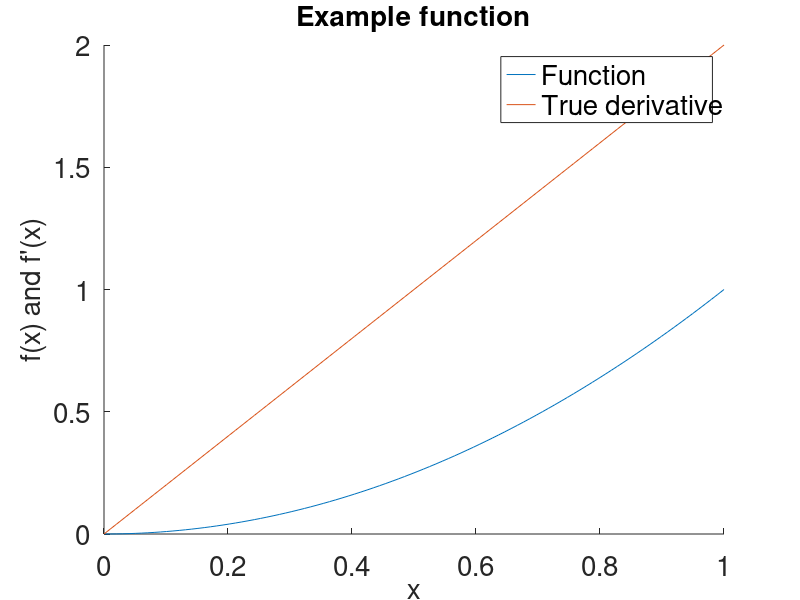

The MATLAB source for this figure: (Note: this script raises an error after producing the figure.)
%%% SIO112 
%%% Chapter 5 + ε
%%% Section 2: Automatic differentiation
% William Davis, April 2023
clearvars,close all

%% Plotting variables
big_font = 20;

%% Example function

x_domain = linspace(0,1,100);

f = @(x) x^2;
dfdx = @(x) 2*x;

f_sample = arrayfun(f,x_domain);

dfdx_sample = arrayfun(dfdx,x_domain);

figure
hold on
plot(x_domain,f_sample)
plot(x_domain,dfdx_sample)
xlabel('x')
ylabel('f(x) and f''(x)')
title('Example function')
legend('Function','True derivative')
set(findall(gcf,'-property','FontSize'),'FontSize',big_font)

%% Implementing dual numbers 

% Constructor (use this anonymous function, or Dual.m)
%Dual = @(a,b) [a,b;0,a];

% Standard/real part (use this anonymous function, or st.m)
%st = @(z) z(1,1);

% Infinitesimal part (use this anonymous function, or in.m)
%in = @(z) z(1,2);

% Testing

z_example = Dual(34,1);

disp(st(z_example))
disp(in(z_example))

%% Exercise 2.3 -- First dual number experiment

x_eval = 5;

z_eval = Dual(x_eval,1);

dual_result = f(z_eval);

real_part = st(dual_result);
inft_part = in(dual_result);

disp(real_part)
disp(inft_part)

%% Exercise 2.4 -- Another experiment
% Function f_1(x) in exercise 1.2

f1 = @(x) 4*x^3 + 2*x - 100*x^0;

x_eval = 1;

z_eval = Dual(x_eval,1);

dual_result = f1(z_eval);

real_part = st(dual_result);
inft_part = in(dual_result);

disp(real_part)
disp(inft_part)

%% Exercise 2.5 -- Another experiment
% Function f_4(x) in exercise 1.2

figure,plot(linspace(0,1.1,100),arrayfun(@f4,linspace(0,1.1,100)))

x_eval = 1.01;

z_eval = Dual(x_eval,1);

dual_result = f4(z_eval);

real_part = st(dual_result);
inft_part = in(dual_result);

disp(real_part)
disp(inft_part)
